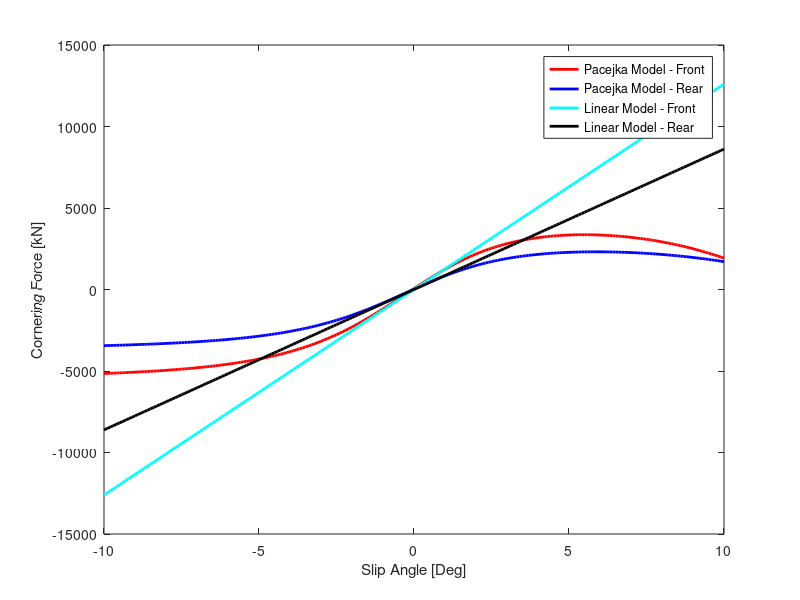

This figure's MATLAB source:
clc
clear all
close all

%% Pacejka Coefficients
Pacejka_Coeff_Lateral =    [1.37E+00
-4.96E+01
-1.46E+03
-3.08E+03
-1.65E+01
0.00E+00
1.67E-01
1.08E+00
2.23E-02
1.37E-01
0.00E+00
-6.50E+01
1.18E+01
0.00E+00
0.00E+00
0.00E+00
0.00E+00
-3.23E-01
] ;
 a = Pacejka_Coeff_Lateral;                        
%% Input Parameters
m = 1.200;                         
F_z_f = m * 0.3 * 9.81; 
F_z_r = m * 0.2 * 9.81;                 % Weight Distribution 60:40.
degtorad = (pi/180);
alpha = -10:0.1:10;
Cam = 0;

%% Lateral Force Equations

C_y = a(1);

D_y_f = ((a(2) * (F_z_f)^2) + (a(3) * F_z_f)) * (1 - (a(16) * (Cam)^2)) ; 
D_y_r = ((a(2) * (F_z_r)^2) + (a(3) * F_z_r)) * (1 - (a(16) * (Cam)^2)) ; 

K_y_f = (a(4) * sin(2 * atan(F_z_f/a(5)))) * (1 - (a(6) * Cam));
K_y_r = (a(4) * sin(2 * atan(F_z_r/a(5)))) * (1 - (a(6) * Cam));                      
    
B_y_f = (K_y_f / (C_y * D_y_f));
B_y_r = (K_y_r / (C_y * D_y_r));

S_hy_f = ((a(9) * F_z_f) + a(10) + (a(11) * Cam));
S_hy_r = ((a(9) * F_z_r) + a(10) + (a(11) * Cam));
    
S_vy_f = ((a(12) * F_z_f) + a(13) + (((a(14) * F_z_f) + a(15)) * (F_z_f * Cam)));
S_vy_r = ((a(12) * F_z_r) + a(13) + (((a(14) * F_z_r) + a(15)) * (F_z_r * Cam)));   

 
for(i=1:size(alpha,2))
    alpha_y_f(i) = alpha(i) + S_hy_f;
    alpha_y_r(i) = alpha(i) + S_hy_r;
        
    E_y_f(i) = (((a(7) * F_z_f) + a(8)) * (1 - (((a(17) * Cam) + a(18)) * sign(alpha_y_f(i)))));
    E_y_r(i) = (((a(7) * F_z_r) + a(8)) * (1 - (((a(17) * Cam) + a(18)) * sign(alpha_y_r(i)))));
    
    F_y_f(i) = ( D_y_f * (sin(C_y * atan(((B_y_f * alpha_y_f(i)) - (E_y_f(i) * ((B_y_f * alpha_y_f(i)) - atan(B_y_f * alpha_y_f(i))))))))) + S_vy_f;
    F_y_r(i) = ( D_y_r * (sin(C_y * atan(((B_y_r * alpha_y_r(i)) - (E_y_r(i) * ((B_y_r * alpha_y_r(i)) - atan(B_y_r * alpha_y_r(i))))))))) + S_vy_r;
    
end

for(i=1:size(alpha,2))
    alpha_y_f(i) = alpha(i) + S_hy_f;
    alpha_y_r(i) = alpha(i) + S_hy_r;
        
   F_y_l_f(i) = K_y_f * alpha(i);
   F_y_l_r(i) = K_y_r * alpha(i);
end


plot(alpha,F_y_f,'r','linewidth', 2);
hold on;
plot(alpha,F_y_r,'b','linewidth', 2);
hold on;
plot(alpha,F_y_l_f,'c','linewidth', 2);
hold on;
plot(alpha,F_y_l_r,'k','linewidth', 2);
hold off;
xlabel('Slip Angle [Deg]')
ylabel('Cornering Force [kN]')
legend('Pacejka Model - Front','Pacejka Model - Rear','Linear Model - Front', 'Linear Model - Rear');
